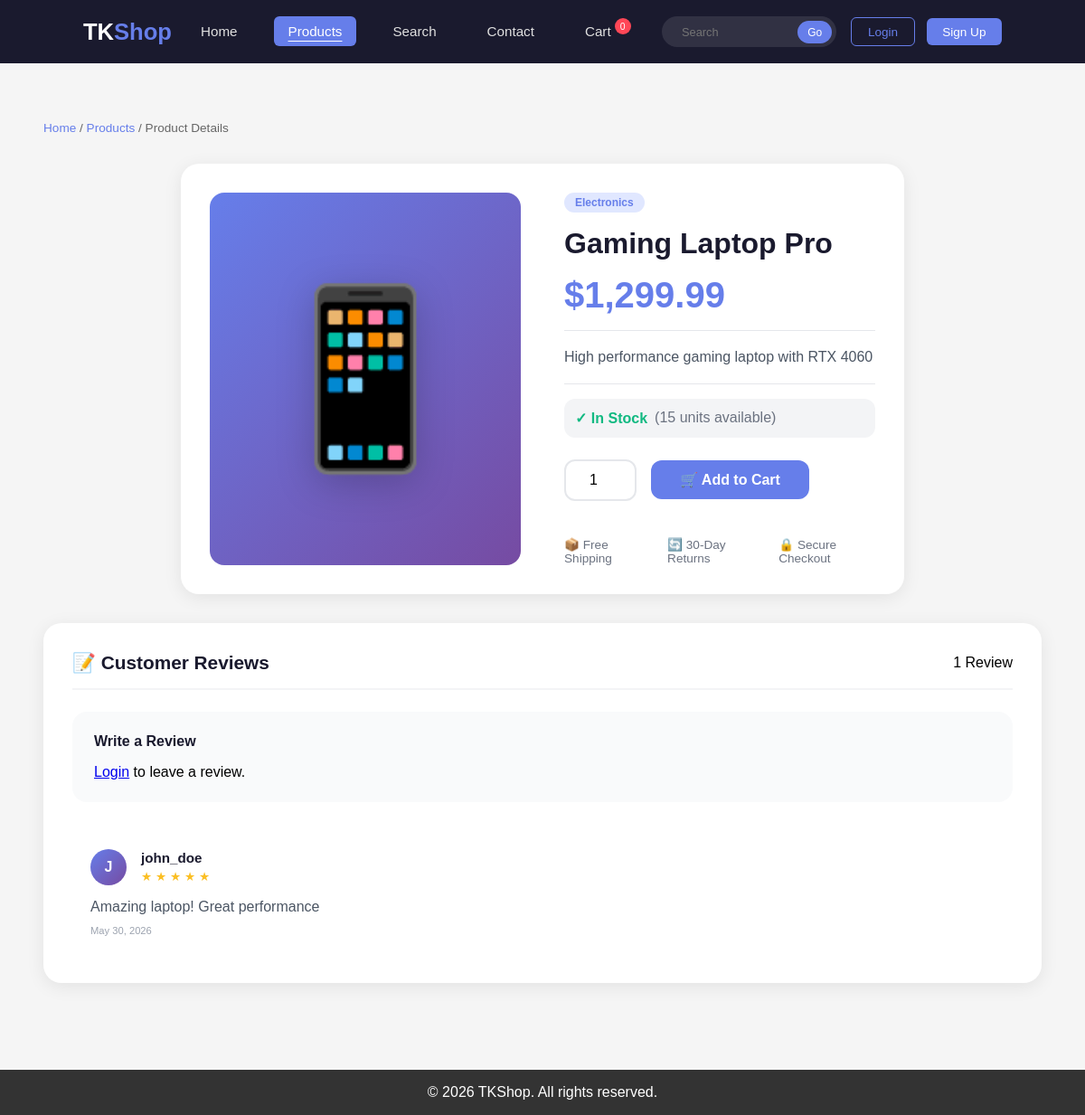
The page /product.php on the database its author committed.
### tables this page shows
CREATE TABLE products (
    id INT PRIMARY KEY AUTO_INCREMENT,
    name VARCHAR(200),
    description TEXT,
    price DECIMAL(10,2),
    stock INT DEFAULT 10,
    category VARCHAR(100),
    image VARCHAR(200),
    created_at TIMESTAMP DEFAULT CURRENT_TIMESTAMP
);

CREATE TABLE reviews (
    id INT PRIMARY KEY AUTO_INCREMENT,
    user_id INT,
    product_id INT,
    rating INT,
    comment TEXT,
    created_at TIMESTAMP DEFAULT CURRENT_TIMESTAMP
);

CREATE TABLE users (
    id INT PRIMARY KEY AUTO_INCREMENT,
    username VARCHAR(100),
    email VARCHAR(100),
    password VARCHAR(100),
    full_name VARCHAR(100),
    address TEXT,
    phone VARCHAR(20),
    role VARCHAR(20) DEFAULT 'user',
    balance DECIMAL(10,2) DEFAULT 1000.00,
    created_at TIMESTAMP DEFAULT CURRENT_TIMESTAMP
);

### includes/functions.php (called while the page is built, shortened)
<?php
function getCurrentUser() {
    return null;
}
?>

### product.php (the view, shortened to what this page needs)
<?php
require_once 'config/database.php';
include 'includes/functions.php';
$currentUser = getCurrentUser();
$error = null;
$product = null;
$id = isset($_GET['id']) ? $_GET['id'] : '1';
$result = @$conn->query("SELECT * FROM products WHERE id = $id");
if ($conn->error) {
    $error = "Invalid product ID or SQL syntax error!";
} elseif ($result && $result->num_rows > 0) {
    $product = $result->fetch_assoc();
} else {
    $error = "Product not found!";
}
$reviews = $conn->query("SELECT r.*, u.username FROM reviews r JOIN users u ON r.user_id = u.id WHERE product_id = $id ORDER BY r.created_at DESC");
include 'includes/header.php';
?>
<div class="product-page">
    <div class="breadcrumb">
        <a href="index.php">Home</a> /
        <a href="products.php">Products</a> /
        <span>Product Details</span>
    </div>
    <?php if ($error): ?>
        <div class="sql-error">
            <strong>⚠️ Database Error:</strong><br>
            <?= htmlspecialchars($error) ?><br><br>
            <small>Query attempted: SELECT * FROM products WHERE id = <?= htmlspecialchars($id) ?></small>
        </div>
        <div class="alert alert-danger">
            Product not found or invalid product ID!
        </div>
    <?php elseif ($product): ?>
    <div class="product-detail">
        <div class="product-image-section">
            <div class="product-emoji">
                <?php
                $emojis = ['📱', '💻', '⌨️', '🖱️', '🎧', '🔊', '📷', '🎮', '⌚', '🔌'];
                $index = ($product['id'] - 1) % count($emojis);
                echo $emojis[$index];
                ?>
            </div>
        </div>
        <div class="product-info-section">
            <div class="product-category"><?= htmlspecialchars($product['category']) ?></div>
            <h1><?= htmlspecialchars($product['name']) ?></h1>
            <div class="product-price">$<?= number_format($product['price'], 2) ?></div>
            <div class="product-description">
                <?= nl2br(htmlspecialchars($product['description'])) ?>
            </div>
            <div class="stock-status">
                <?php if ($product['stock'] > 0): ?>
                    <span class="in-stock">✓ In Stock</span>
                    <span style="color: #6b7280;">(<?= $product['stock'] ?> units available)</span>
                <?php else: ?>
                    <span class="out-of-stock">✗ Out of Stock</span>
                <?php endif; ?>
            </div>
            <form class="cart-form" method="POST" action="cart.php">
                <input type="number" name="quantity" value="1" min="1" max="<?= $product['stock'] ?>" class="quantity-input">
                <button type="submit" name="add_to_cart" class="btn-primary">🛒 Add to Cart</button>
            </form>
            <div class="product-meta">
                <span>📦 Free Shipping</span>
                <span>🔄 30-Day Returns</span>
                <span>🔒 Secure Checkout</span>
            </div>
        </div>
    </div>
    <div class="reviews-section">
        <div class="reviews-header">
            <h3>📝 Customer Reviews</h3>
            <span class="review-count"><?= $reviews->num_rows ?> Review<?= $reviews->num_rows != 1 ? 's' : '' ?></span>
        </div>
        <div class="review-form">
            <h4>Write a Review</h4>
            <?php if ($currentUser): ?>
                <form method="POST">
                    <textarea name="comment" rows="3" placeholder="Share your experience with this product..."></textarea>
                    <select name="rating">
                        <option value="5">★★★★★ (5/5) - Excellent</option>
                        <option value="4">★★★★☆ (4/5) - Good</option>
                        <option value="3">★★★☆☆ (3/5) - Average</option>
                        <option value="2">★★☆☆☆ (2/5) - Poor</option>
                        <option value="1">★☆☆☆☆ (1/5) - Terrible</option>
                    </select>
                    <button type="submit" name="review">Submit Review</button>
                </form>
            <?php else: ?>
                <p><a href="login.php">Login</a> to leave a review.</p>
            <?php endif; ?>
        </div>
        <div class="review-list">
            <?php if ($reviews && $reviews->num_rows > 0): ?>
                <?php while ($review = $reviews->fetch_assoc()): ?>
                    <div class="review-item">
                        <div class="review-author">
                            <div class="review-avatar">
                                <?= strtoupper(substr($review['username'], 0, 1)) ?>
                            </div>
                            <div class="review-info">
                                <h4><?= htmlspecialchars($review['username']) ?></h4>
                                <div class="review-rating">
                                    <?php for($i = 1; $i <= 5; $i++): ?>
                                        <?php if($i <= $review['rating']): ?>
                                            ★
                                        <?php else: ?>
                                            ☆
                                        <?php endif; ?>
                                    <?php endfor; ?>
                                </div>
                            </div>
                        </div>
                        <div class="review-comment">
                            <?= nl2br(htmlspecialchars($review['comment'])) ?>
                        </div>
                        <div class="review-date">
                            <?= date('F j, Y', strtotime($review['created_at'])) ?>
                        </div>
                    </div>
                <?php endwhile; ?>
            <?php else: ?>
                <div style="text-align: center; padding: 2rem; color: #6b7280;">
                    No reviews yet. Be the first to review this product!
                </div>
            <?php endif; ?>
        </div>
    </div>
    <?php endif; ?>
</div>
<?php include 'includes/footer.php'; ?>

### assets/css/style.css (style rules this page uses)
* { margin: 0; padding: 0; box-sizing: border-box; }
body { font-family: Arial, sans-serif; background: #f4f4f4; }
.product-detail { max-width: 800px; margin: 0 auto; background: white; padding: 2rem; border-radius: 8px; }

### includes/header.php (style rules this page uses)
* { margin: 0; padding: 0; box-sizing: border-box; }
body { font-family: Arial, sans-serif; background: #f5f5f5; overflow-x: hidden; }

### product.php (style rules this page uses)
.product-page { max-width: 1200px; margin: 0 auto; padding: 2rem 1rem; }
.breadcrumb { margin-bottom: 2rem; font-size: 0.85rem; color: #666; }
.breadcrumb a { color: #667eea; text-decoration: none; }
.product-detail { display: grid; grid-template-columns: 1fr 1fr; gap: 3rem; background: white; border-radius: 20px; padding: 2rem; box-shadow: 0 4px 20px rgba(0,0,0,0.08); margin-bottom: 2rem; }
.product-image-section { background: linear-gradient(135deg, #667eea 0%, #764ba2 100%); border-radius: 16px; padding: 2rem; display: flex; align-items: center; justify-content: center; min-height: 400px; }
.product-emoji { font-size: 12rem; filter: drop-shadow(0 10px 20px rgba(0,0,0,0.2)); }
.product-info-section h1 { font-size: 2rem; color: #1a1a2e; margin-bottom: 0.5rem; }
.product-category { display: inline-block; background: #e0e7ff; color: #667eea; padding: 0.25rem 0.75rem; border-radius: 20px; font-size: 0.75rem; font-weight: 600; margin-bottom: 1rem; }
.product-price { font-size: 2.5rem; font-weight: 700; color: #667eea; margin: 1rem 0; }
.product-description { color: #4b5563; line-height: 1.6; margin: 1rem 0; padding: 1rem 0; border-top: 1px solid #e5e7eb; border-bottom: 1px solid #e5e7eb; }
.stock-status { display: flex; align-items: center; gap: 0.5rem; margin: 1rem 0; padding: 0.75rem; background: #f3f4f6; border-radius: 12px; }
.in-stock { color: #10b981; font-weight: 600; }
.cart-form { display: flex; gap: 1rem; align-items: center; margin-top: 1.5rem; }
.quantity-input { width: 80px; padding: 0.75rem; border: 2px solid #e5e7eb; border-radius: 12px; text-align: center; font-size: 1rem; }
.btn-primary { background: #667eea; color: white; border: none; padding: 0.75rem 2rem; border-radius: 12px; font-size: 1rem; font-weight: 600; cursor: pointer; transition: all 0.3s; text-decoration: none; display: inline-block; }
.product-meta { display: flex; gap: 1.5rem; margin-top: 1.5rem; padding-top: 1rem; font-size: 0.85rem; color: #6b7280; }
.reviews-section { background: white; border-radius: 20px; padding: 2rem; box-shadow: 0 4px 20px rgba(0,0,0,0.08); }
.reviews-header { display: flex; justify-content: space-between; align-items: center; margin-bottom: 1.5rem; padding-bottom: 1rem; border-bottom: 2px solid #f3f4f6; }
.reviews-header h3 { font-size: 1.3rem; color: #1a1a2e; }
.review-form { background: #f9fafb; padding: 1.5rem; border-radius: 16px; margin-bottom: 2rem; }
.review-form h4 { margin-bottom: 1rem; color: #1a1a2e; }
.review-list { max-height: 500px; overflow-y: auto; }
.review-item { padding: 1.25rem; border-bottom: 1px solid #f3f4f6; }
.review-item:last-child { border-bottom: none; }
.review-author { display: flex; align-items: center; gap: 1rem; margin-bottom: 0.75rem; }
.review-avatar { width: 40px; height: 40px; background: linear-gradient(135deg, #667eea, #764ba2); border-radius: 50%; display: flex; align-items: center; justify-content: center; color: white; font-weight: bold; }
.review-info h4 { font-size: 0.95rem; color: #1a1a2e; }
.review-rating { color: #fbbf24; font-size: 0.85rem; margin-top: 0.25rem; }
.review-comment { color: #4b5563; line-height: 1.5; margin-top: 0.5rem; }
.review-date { font-size: 0.7rem; color: #9ca3af; margin-top: 0.5rem; }

### rows shown on the page
products: id "📱", category "Electronics", name "Gaming Laptop Pro", price "1,299.99", description "High performance gaming laptop with RTX 4060", stock "15"
reviews: user.username "J", user.username "john_doe", rating 5 (drawn), comment "Amazing laptop! Great performance", created_at "May 30, 2026"

### other values the page prints
$reviews->num_rows "1"
